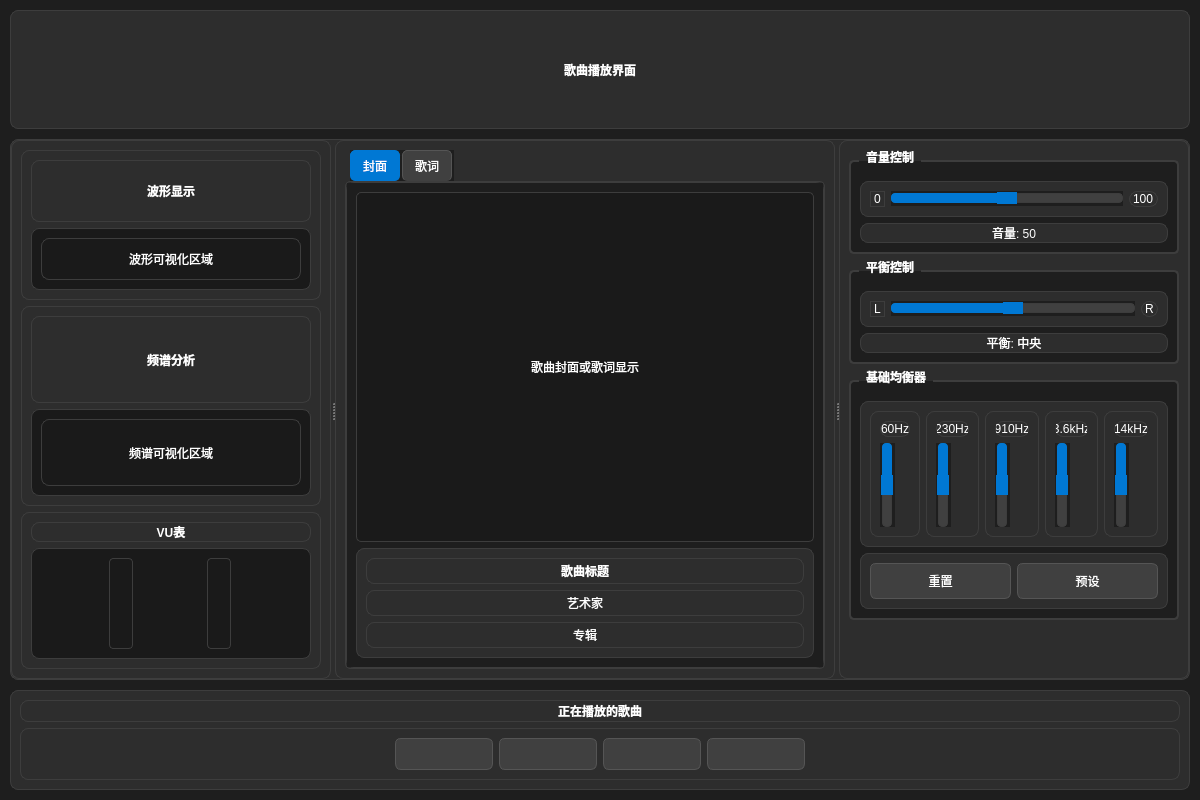
<?xml version="1.0" encoding="UTF-8"?>
<ui version="4.0">
 <class>PlayInterface</class>
 <widget class="QWidget" name="PlayInterface">
  <property name="geometry">
   <rect>
    <x>0</x>
    <y>0</y>
    <width>1200</width>
    <height>800</height>
   </rect>
  </property>
  <property name="windowTitle">
   <string>歌曲播放界面</string>
  </property>
  <property name="styleSheet">
   <string notr="true">QWidget {
    background-color: #1e1e1e;
    color: #ffffff;
    font-family: "Microsoft YaHei";
}

QLabel {
    color: #ffffff;
    font-size: 12px;
}

QFrame {
    background-color: #2d2d2d;
    border: 1px solid #3d3d3d;
    border-radius: 8px;
}

QSlider::groove:horizontal {
    border: 1px solid #3d3d3d;
    height: 8px;
    background: #404040;
    border-radius: 4px;
}

QSlider::handle:horizontal {
    background: #0078d4;
    border: 1px solid #0078d4;
    width: 18px;
    border-radius: 9px;
    margin: -2px 0;
}

QSlider::sub-page:horizontal {
    background: #0078d4;
    border-radius: 4px;
}

QSlider::groove:vertical {
    border: 1px solid #3d3d3d;
    width: 8px;
    background: #404040;
    border-radius: 4px;
}

QSlider::handle:vertical {
    background: #0078d4;
    border: 1px solid #0078d4;
    height: 18px;
    border-radius: 9px;
    margin: 0 -2px;
}

QSlider::sub-page:vertical {
    background: #0078d4;
    border-radius: 4px;
}

QPushButton {
    background-color: #404040;
    border: 1px solid #555555;
    border-radius: 6px;
    padding: 8px;
    color: #ffffff;
    min-width: 80px;
}

QPushButton:hover {
    background-color: #505050;
}

QPushButton:pressed {
    background-color: #606060;
}

QPushButton:checked {
    background-color: #0078d4;
}

QTabWidget::pane {
    border: 1px solid #3d3d3d;
    background-color: #2d2d2d;
    border-radius: 5px;
}

QTabWidget::tab-bar {
    left: 5px;
}

QTabBar::tab {
    background-color: #404040;
    border: 1px solid #555555;
    border-bottom: none;
    border-radius: 5px 5px 0 0;
    padding: 8px 12px;
    margin-right: 2px;
}

QTabBar::tab:selected {
    background-color: #0078d4;
    border-color: #0078d4;
}

QTabBar::tab:hover {
    background-color: #505050;
}

QProgressBar {
    border: 1px solid #3d3d3d;
    border-radius: 4px;
    background-color: #2d2d2d;
    color: #ffffff;
    text-align: center;
}

QProgressBar::chunk {
    background-color: #0078d4;
    border-radius: 3px;
}

QTextEdit {
    background-color: #2d2d2d;
    border: 1px solid #3d3d3d;
    border-radius: 5px;
    padding: 8px;
    color: #ffffff;
}

QGroupBox {
    font-weight: bold;
    border: 2px solid #3d3d3d;
    border-radius: 5px;
    margin-top: 10px;
    padding-top: 10px;
}

QGroupBox::title {
    subcontrol-origin: margin;
    left: 10px;
    padding: 0 5px 0 5px;
    color: #ffffff;
}
</string>
  </property>
  <layout class="QVBoxLayout" name="verticalLayout_main">
   <property name="spacing">
    <number>10</number>
   </property>
   <property name="leftMargin">
    <number>10</number>
   </property>
   <property name="topMargin">
    <number>10</number>
   </property>
   <property name="rightMargin">
    <number>10</number>
   </property>
   <property name="bottomMargin">
    <number>10</number>
   </property>
   <item>
    <widget class="QLabel" name="label_title">
     <property name="text">
      <string>歌曲播放界面</string>
     </property>
     <property name="font">
      <font>
       <pointsize>18</pointsize>
       <weight>75</weight>
       <bold>true</bold>
      </font>
     </property>
     <property name="alignment">
      <set>Qt::AlignCenter</set>
     </property>
    </widget>
   </item>
   <item>
    <widget class="QSplitter" name="splitter_main">
     <property name="orientation">
      <enum>Qt::Horizontal</enum>
     </property>
     <property name="childrenCollapsible">
      <bool>false</bool>
     </property>
     <widget class="QFrame" name="frame_visualization">
      <property name="frameShape">
       <enum>QFrame::Box</enum>
      </property>
      <property name="frameShadow">
       <enum>QFrame::Raised</enum>
      </property>
      <layout class="QVBoxLayout" name="verticalLayout_visualization">
       <item>
        <widget class="QFrame" name="frame_waveform">
         <property name="frameShape">
          <enum>QFrame::Box</enum>
         </property>
         <property name="frameShadow">
          <enum>QFrame::Raised</enum>
         </property>
         <property name="minimumSize">
          <size>
           <width>0</width>
           <height>150</height>
          </size>
         </property>
         <layout class="QVBoxLayout" name="verticalLayout_waveform">
          <item>
           <widget class="QLabel" name="label_waveform">
            <property name="text">
             <string>波形显示</string>
            </property>
            <property name="font">
             <font>
              <pointsize>14</pointsize>
              <weight>75</weight>
              <bold>true</bold>
             </font>
            </property>
            <property name="alignment">
             <set>Qt::AlignCenter</set>
            </property>
           </widget>
          </item>
          <item>
           <widget class="QFrame" name="frame_waveform_display">
            <property name="frameShape">
             <enum>QFrame::Box</enum>
            </property>
            <property name="frameShadow">
             <enum>QFrame::Sunken</enum>
            </property>
            <property name="styleSheet">
             <string notr="true">background-color: #1a1a1a;</string>
            </property>
            <layout class="QVBoxLayout" name="verticalLayout_waveform_display">
             <item>
              <widget class="QLabel" name="label_waveform_placeholder">
               <property name="text">
                <string>波形可视化区域</string>
               </property>
               <property name="alignment">
                <set>Qt::AlignCenter</set>
               </property>
              </widget>
             </item>
            </layout>
           </widget>
          </item>
         </layout>
        </widget>
       </item>
       <item>
        <widget class="QFrame" name="frame_spectrum">
         <property name="frameShape">
          <enum>QFrame::Box</enum>
         </property>
         <property name="frameShadow">
          <enum>QFrame::Raised</enum>
         </property>
         <property name="minimumSize">
          <size>
           <width>0</width>
           <height>200</height>
          </size>
         </property>
         <layout class="QVBoxLayout" name="verticalLayout_spectrum">
          <item>
           <widget class="QLabel" name="label_spectrum">
            <property name="text">
             <string>频谱分析</string>
            </property>
            <property name="font">
             <font>
              <pointsize>14</pointsize>
              <weight>75</weight>
              <bold>true</bold>
             </font>
            </property>
            <property name="alignment">
             <set>Qt::AlignCenter</set>
            </property>
           </widget>
          </item>
          <item>
           <widget class="QFrame" name="frame_spectrum_display">
            <property name="frameShape">
             <enum>QFrame::Box</enum>
            </property>
            <property name="frameShadow">
             <enum>QFrame::Sunken</enum>
            </property>
            <property name="styleSheet">
             <string notr="true">background-color: #1a1a1a;</string>
            </property>
            <layout class="QVBoxLayout" name="verticalLayout_spectrum_display">
             <item>
              <widget class="QLabel" name="label_spectrum_placeholder">
               <property name="text">
                <string>频谱可视化区域</string>
               </property>
               <property name="alignment">
                <set>Qt::AlignCenter</set>
               </property>
              </widget>
             </item>
            </layout>
           </widget>
          </item>
         </layout>
        </widget>
       </item>
       <item>
        <widget class="QFrame" name="frame_vu_meter">
         <property name="frameShape">
          <enum>QFrame::Box</enum>
         </property>
         <property name="frameShadow">
          <enum>QFrame::Raised</enum>
         </property>
         <property name="minimumSize">
          <size>
           <width>0</width>
           <height>100</height>
          </size>
         </property>
         <layout class="QVBoxLayout" name="verticalLayout_vu_meter">
          <item>
           <widget class="QLabel" name="label_vu_meter">
            <property name="text">
             <string>VU表</string>
            </property>
            <property name="font">
             <font>
              <pointsize>14</pointsize>
              <weight>75</weight>
              <bold>true</bold>
             </font>
            </property>
            <property name="alignment">
             <set>Qt::AlignCenter</set>
            </property>
           </widget>
          </item>
          <item>
           <widget class="QFrame" name="frame_vu_display">
            <property name="frameShape">
             <enum>QFrame::Box</enum>
            </property>
            <property name="frameShadow">
             <enum>QFrame::Sunken</enum>
            </property>
            <property name="styleSheet">
             <string notr="true">background-color: #1a1a1a;</string>
            </property>
            <layout class="QHBoxLayout" name="horizontalLayout_vu_display">
             <item>
              <widget class="QProgressBar" name="progressBar_left_channel">
               <property name="orientation">
                <enum>Qt::Vertical</enum>
               </property>
               <property name="format">
                <string>L</string>
               </property>
               <property name="textVisible">
                <bool>true</bool>
               </property>
              </widget>
             </item>
             <item>
              <widget class="QProgressBar" name="progressBar_right_channel">
               <property name="orientation">
                <enum>Qt::Vertical</enum>
               </property>
               <property name="format">
                <string>R</string>
               </property>
               <property name="textVisible">
                <bool>true</bool>
               </property>
              </widget>
             </item>
            </layout>
           </widget>
          </item>
         </layout>
        </widget>
       </item>
      </layout>
     </widget>
     <widget class="QFrame" name="frame_song_info">
      <property name="frameShape">
       <enum>QFrame::Box</enum>
      </property>
      <property name="frameShadow">
       <enum>QFrame::Raised</enum>
      </property>
      <property name="minimumSize">
       <size>
        <width>400</width>
        <height>0</height>
       </size>
      </property>
      <property name="maximumSize">
       <size>
        <width>500</width>
        <height>16777215</height>
       </size>
      </property>
      <layout class="QVBoxLayout" name="verticalLayout_song_info">
       <item>
        <widget class="QTabWidget" name="tabWidget_content">
         <property name="currentIndex">
          <number>0</number>
         </property>
         <widget class="QWidget" name="tab_cover">
          <attribute name="title">
           <string>封面</string>
          </attribute>
          <layout class="QVBoxLayout" name="verticalLayout_cover">
           <item>
            <widget class="QLabel" name="label_album_cover">
             <property name="text">
              <string>歌曲封面或歌词显示</string>
             </property>
             <property name="alignment">
              <set>Qt::AlignCenter</set>
             </property>
             <property name="styleSheet">
              <string notr="true">background-color: #1a1a1a; border: 1px solid #3d3d3d; border-radius: 5px; padding: 20px;</string>
             </property>
             <property name="minimumSize">
              <size>
               <width>350</width>
               <height>350</height>
              </size>
             </property>
             <property name="scaledContents">
              <bool>true</bool>
             </property>
            </widget>
           </item>
           <item>
            <widget class="QFrame" name="frame_song_details">
             <property name="frameShape">
              <enum>QFrame::Box</enum>
             </property>
             <property name="frameShadow">
              <enum>QFrame::Raised</enum>
             </property>
             <layout class="QVBoxLayout" name="verticalLayout_song_details">
              <item>
               <widget class="QLabel" name="label_current_song_title">
                <property name="text">
                 <string>歌曲标题</string>
                </property>
                <property name="font">
                 <font>
                  <pointsize>14</pointsize>
                  <weight>75</weight>
                  <bold>true</bold>
                 </font>
                </property>
                <property name="alignment">
                 <set>Qt::AlignCenter</set>
                </property>
               </widget>
              </item>
              <item>
               <widget class="QLabel" name="label_current_song_artist">
                <property name="text">
                 <string>艺术家</string>
                </property>
                <property name="font">
                 <font>
                  <pointsize>12</pointsize>
                 </font>
                </property>
                <property name="alignment">
                 <set>Qt::AlignCenter</set>
                </property>
               </widget>
              </item>
              <item>
               <widget class="QLabel" name="label_current_song_album">
                <property name="text">
                 <string>专辑</string>
                </property>
                <property name="font">
                 <font>
                  <pointsize>11</pointsize>
                 </font>
                </property>
                <property name="alignment">
                 <set>Qt::AlignCenter</set>
                </property>
               </widget>
              </item>
             </layout>
            </widget>
           </item>
          </layout>
         </widget>
         <widget class="QWidget" name="tab_lyrics">
          <attribute name="title">
           <string>歌词</string>
          </attribute>
          <layout class="QVBoxLayout" name="verticalLayout_lyrics">
           <item>
            <widget class="QTextEdit" name="textEdit_lyrics">
             <property name="readOnly">
              <bool>true</bool>
             </property>
             <property name="placeholderText">
              <string>歌词将在这里显示...</string>
             </property>
            </widget>
           </item>
          </layout>
         </widget>
        </widget>
       </item>
      </layout>
     </widget>
     <widget class="QFrame" name="frame_controls">
      <property name="frameShape">
       <enum>QFrame::Box</enum>
      </property>
      <property name="frameShadow">
       <enum>QFrame::Raised</enum>
      </property>
      <property name="minimumSize">
       <size>
        <width>300</width>
        <height>0</height>
       </size>
      </property>
      <property name="maximumSize">
       <size>
        <width>350</width>
        <height>16777215</height>
       </size>
      </property>
      <layout class="QVBoxLayout" name="verticalLayout_controls">
       <item>
        <widget class="QGroupBox" name="groupBox_volume">
         <property name="title">
          <string>音量控制</string>
         </property>
         <layout class="QVBoxLayout" name="verticalLayout_volume">
          <item>
           <widget class="QFrame" name="frame_volume_control">
            <property name="frameShape">
             <enum>QFrame::NoFrame</enum>
            </property>
            <property name="frameShadow">
             <enum>QFrame::Plain</enum>
            </property>
            <layout class="QHBoxLayout" name="horizontalLayout_volume_control">
             <item>
              <widget class="QLabel" name="label_volume_min">
               <property name="text">
                <string>0</string>
               </property>
              </widget>
             </item>
             <item>
              <widget class="QSlider" name="slider_main_volume">
               <property name="maximum">
                <number>100</number>
               </property>
               <property name="value">
                <number>50</number>
               </property>
               <property name="orientation">
                <enum>Qt::Horizontal</enum>
               </property>
               <property name="toolTip">
                <string>主音量</string>
               </property>
              </widget>
             </item>
             <item>
              <widget class="QLabel" name="label_volume_max">
               <property name="text">
                <string>100</string>
               </property>
              </widget>
             </item>
            </layout>
           </widget>
          </item>
          <item>
           <widget class="QLabel" name="label_volume_value">
            <property name="text">
             <string>音量: 50</string>
            </property>
            <property name="alignment">
             <set>Qt::AlignCenter</set>
            </property>
           </widget>
          </item>
         </layout>
        </widget>
       </item>
       <item>
        <widget class="QGroupBox" name="groupBox_balance">
         <property name="title">
          <string>平衡控制</string>
         </property>
         <layout class="QVBoxLayout" name="verticalLayout_balance">
          <item>
           <widget class="QFrame" name="frame_balance_control">
            <property name="frameShape">
             <enum>QFrame::NoFrame</enum>
            </property>
            <property name="frameShadow">
             <enum>QFrame::Plain</enum>
            </property>
            <layout class="QHBoxLayout" name="horizontalLayout_balance_control">
             <item>
              <widget class="QLabel" name="label_balance_left">
               <property name="text">
                <string>L</string>
               </property>
              </widget>
             </item>
             <item>
              <widget class="QSlider" name="slider_balance">
               <property name="minimum">
                <number>-50</number>
               </property>
               <property name="maximum">
                <number>50</number>
               </property>
               <property name="value">
                <number>0</number>
               </property>
               <property name="orientation">
                <enum>Qt::Horizontal</enum>
               </property>
               <property name="toolTip">
                <string>左右声道平衡</string>
               </property>
              </widget>
             </item>
             <item>
              <widget class="QLabel" name="label_balance_right">
               <property name="text">
                <string>R</string>
               </property>
              </widget>
             </item>
            </layout>
           </widget>
          </item>
          <item>
           <widget class="QLabel" name="label_balance_value">
            <property name="text">
             <string>平衡: 中央</string>
            </property>
            <property name="alignment">
             <set>Qt::AlignCenter</set>
            </property>
           </widget>
          </item>
         </layout>
        </widget>
       </item>
       <item>
        <widget class="QGroupBox" name="groupBox_equalizer">
         <property name="title">
          <string>基础均衡器</string>
         </property>
         <layout class="QVBoxLayout" name="verticalLayout_equalizer">
          <item>
           <widget class="QFrame" name="frame_equalizer_controls">
            <property name="frameShape">
             <enum>QFrame::NoFrame</enum>
            </property>
            <property name="frameShadow">
             <enum>QFrame::Plain</enum>
            </property>
            <layout class="QHBoxLayout" name="horizontalLayout_equalizer_controls">
             <item>
              <widget class="QFrame" name="frame_eq_60hz">
               <property name="frameShape">
                <enum>QFrame::NoFrame</enum>
               </property>
               <property name="frameShadow">
                <enum>QFrame::Plain</enum>
               </property>
               <layout class="QVBoxLayout" name="verticalLayout_eq_60hz">
                <item>
                 <widget class="QLabel" name="label_eq_60hz">
                  <property name="text">
                   <string>60Hz</string>
                  </property>
                  <property name="alignment">
                   <set>Qt::AlignCenter</set>
                  </property>
                 </widget>
                </item>
                <item>
                 <widget class="QSlider" name="slider_eq_60hz">
                  <property name="minimum">
                   <number>-12</number>
                  </property>
                  <property name="maximum">
                   <number>12</number>
                  </property>
                  <property name="value">
                   <number>0</number>
                  </property>
                  <property name="orientation">
                   <enum>Qt::Vertical</enum>
                  </property>
                  <property name="toolTip">
                   <string>60Hz频段</string>
                  </property>
                 </widget>
                </item>
               </layout>
              </widget>
             </item>
             <item>
              <widget class="QFrame" name="frame_eq_230hz">
               <property name="frameShape">
                <enum>QFrame::NoFrame</enum>
               </property>
               <property name="frameShadow">
                <enum>QFrame::Plain</enum>
               </property>
               <layout class="QVBoxLayout" name="verticalLayout_eq_230hz">
                <item>
                 <widget class="QLabel" name="label_eq_230hz">
                  <property name="text">
                   <string>230Hz</string>
                  </property>
                  <property name="alignment">
                   <set>Qt::AlignCenter</set>
                  </property>
                 </widget>
                </item>
                <item>
                 <widget class="QSlider" name="slider_eq_230hz">
                  <property name="minimum">
                   <number>-12</number>
                  </property>
                  <property name="maximum">
                   <number>12</number>
                  </property>
                  <property name="value">
                   <number>0</number>
                  </property>
                  <property name="orientation">
                   <enum>Qt::Vertical</enum>
                  </property>
                  <property name="toolTip">
                   <string>230Hz频段</string>
                  </property>
                 </widget>
                </item>
               </layout>
              </widget>
             </item>
             <item>
              <widget class="QFrame" name="frame_eq_910hz">
               <property name="frameShape">
                <enum>QFrame::NoFrame</enum>
               </property>
               <property name="frameShadow">
                <enum>QFrame::Plain</enum>
               </property>
               <layout class="QVBoxLayout" name="verticalLayout_eq_910hz">
                <item>
                 <widget class="QLabel" name="label_eq_910hz">
                  <property name="text">
                   <string>910Hz</string>
                  </property>
                  <property name="alignment">
                   <set>Qt::AlignCenter</set>
                  </property>
                 </widget>
                </item>
                <item>
                 <widget class="QSlider" name="slider_eq_910hz">
                  <property name="minimum">
                   <number>-12</number>
                  </property>
                  <property name="maximum">
                   <number>12</number>
                  </property>
                  <property name="value">
                   <number>0</number>
                  </property>
                  <property name="orientation">
                   <enum>Qt::Vertical</enum>
                  </property>
                  <property name="toolTip">
                   <string>910Hz频段</string>
                  </property>
                 </widget>
                </item>
               </layout>
              </widget>
             </item>
             <item>
              <widget class="QFrame" name="frame_eq_3600hz">
               <property name="frameShape">
                <enum>QFrame::NoFrame</enum>
               </property>
               <property name="frameShadow">
                <enum>QFrame::Plain</enum>
               </property>
               <layout class="QVBoxLayout" name="verticalLayout_eq_3600hz">
                <item>
                 <widget class="QLabel" name="label_eq_3600hz">
                  <property name="text">
                   <string>3.6kHz</string>
                  </property>
                  <property name="alignment">
                   <set>Qt::AlignCenter</set>
                  </property>
                 </widget>
                </item>
                <item>
                 <widget class="QSlider" name="slider_eq_3600hz">
                  <property name="minimum">
                   <number>-12</number>
                  </property>
                  <property name="maximum">
                   <number>12</number>
                  </property>
                  <property name="value">
                   <number>0</number>
                  </property>
                  <property name="orientation">
                   <enum>Qt::Vertical</enum>
                  </property>
                  <property name="toolTip">
                   <string>3.6kHz频段</string>
                  </property>
                 </widget>
                </item>
               </layout>
              </widget>
             </item>
             <item>
              <widget class="QFrame" name="frame_eq_14khz">
               <property name="frameShape">
                <enum>QFrame::NoFrame</enum>
               </property>
               <property name="frameShadow">
                <enum>QFrame::Plain</enum>
               </property>
               <layout class="QVBoxLayout" name="verticalLayout_eq_14khz">
                <item>
                 <widget class="QLabel" name="label_eq_14khz">
                  <property name="text">
                   <string>14kHz</string>
                  </property>
                  <property name="alignment">
                   <set>Qt::AlignCenter</set>
                  </property>
                 </widget>
                </item>
                <item>
                 <widget class="QSlider" name="slider_eq_14khz">
                  <property name="minimum">
                   <number>-12</number>
                  </property>
                  <property name="maximum">
                   <number>12</number>
                  </property>
                  <property name="value">
                   <number>0</number>
                  </property>
                  <property name="orientation">
                   <enum>Qt::Vertical</enum>
                  </property>
                  <property name="toolTip">
                   <string>14kHz频段</string>
                  </property>
                 </widget>
                </item>
               </layout>
              </widget>
             </item>
            </layout>
           </widget>
          </item>
          <item>
           <widget class="QFrame" name="frame_equalizer_presets">
            <property name="frameShape">
             <enum>QFrame::NoFrame</enum>
            </property>
            <property name="frameShadow">
             <enum>QFrame::Plain</enum>
            </property>
            <layout class="QHBoxLayout" name="horizontalLayout_equalizer_presets">
             <item>
              <widget class="QPushButton" name="pushButton_eq_reset">
               <property name="text">
                <string>重置</string>
               </property>
               <property name="toolTip">
                <string>重置均衡器设置</string>
               </property>
              </widget>
             </item>
             <item>
              <widget class="QPushButton" name="pushButton_eq_preset">
               <property name="text">
                <string>预设</string>
               </property>
               <property name="toolTip">
                <string>选择均衡器预设</string>
               </property>
              </widget>
             </item>
            </layout>
           </widget>
          </item>
         </layout>
        </widget>
       </item>
       <item>
        <spacer name="verticalSpacer_controls">
         <property name="orientation">
          <enum>Qt::Vertical</enum>
         </property>
         <property name="sizeHint" stdset="0">
          <size>
           <width>20</width>
           <height>40</height>
          </size>
         </property>
        </spacer>
       </item>
      </layout>
     </widget>
    </widget>
   </item>
   <item>
    <widget class="QFrame" name="frame_playback_controls">
     <property name="frameShape">
      <enum>QFrame::Box</enum>
     </property>
     <property name="frameShadow">
      <enum>QFrame::Raised</enum>
     </property>
     <property name="maximumSize">
      <size>
       <width>16777215</width>
       <height>100</height>
      </size>
     </property>
     <layout class="QVBoxLayout" name="verticalLayout_playback_controls">
      <item>
       <widget class="QLabel" name="label_playback_title">
        <property name="text">
         <string>正在播放的歌曲</string>
        </property>
        <property name="font">
         <font>
          <pointsize>12</pointsize>
          <weight>75</weight>
          <bold>true</bold>
         </font>
        </property>
        <property name="alignment">
         <set>Qt::AlignCenter</set>
        </property>
       </widget>
      </item>
      <item>
       <widget class="QFrame" name="frame_playback_buttons">
        <property name="frameShape">
         <enum>QFrame::NoFrame</enum>
        </property>
        <property name="frameShadow">
         <enum>QFrame::Plain</enum>
        </property>
        <layout class="QHBoxLayout" name="horizontalLayout_playback_buttons">
         <item>
          <spacer name="horizontalSpacer_left">
           <property name="orientation">
            <enum>Qt::Horizontal</enum>
           </property>
           <property name="sizeHint" stdset="0">
            <size>
             <width>40</width>
             <height>20</height>
            </size>
           </property>
          </spacer>
         </item>
         <item>
          <widget class="QPushButton" name="pushButton_previous_song">
           <property name="text">
            <string/>
           </property>
           <property name="icon">
            <iconset resource="icon.qrc">
             <normaloff>:/new/prefix1/images/lastSongIcon.png</normaloff>:/new/prefix1/images/lastSongIcon.png</iconset>
           </property>
           <property name="iconSize">
            <size>
             <width>32</width>
             <height>32</height>
            </size>
           </property>
           <property name="toolTip">
            <string>上一首</string>
           </property>
          </widget>
         </item>
         <item>
          <widget class="QPushButton" name="pushButton_play_pause_song">
           <property name="text">
            <string/>
           </property>
           <property name="icon">
            <iconset resource="icon.qrc">
             <normaloff>:/new/prefix1/images/playIcon.png</normaloff>:/new/prefix1/images/playIcon.png</iconset>
           </property>
           <property name="iconSize">
            <size>
             <width>40</width>
             <height>40</height>
            </size>
           </property>
           <property name="toolTip">
            <string>播放/暂停</string>
           </property>
          </widget>
         </item>
         <item>
          <widget class="QPushButton" name="pushButton_stop_song">
           <property name="text">
            <string/>
           </property>
           <property name="icon">
            <iconset resource="icon.qrc">
             <normaloff>:/new/prefix1/images/stopIcon.png</normaloff>:/new/prefix1/images/stopIcon.png</iconset>
           </property>
           <property name="iconSize">
            <size>
             <width>32</width>
             <height>32</height>
            </size>
           </property>
           <property name="toolTip">
            <string>停止</string>
           </property>
          </widget>
         </item>
         <item>
          <widget class="QPushButton" name="pushButton_next_song">
           <property name="text">
            <string/>
           </property>
           <property name="icon">
            <iconset resource="icon.qrc">
             <normaloff>:/new/prefix1/images/followingSongIcon.png</normaloff>:/new/prefix1/images/followingSongIcon.png</iconset>
           </property>
           <property name="iconSize">
            <size>
             <width>32</width>
             <height>32</height>
            </size>
           </property>
           <property name="toolTip">
            <string>下一首</string>
           </property>
          </widget>
         </item>
         <item>
          <spacer name="horizontalSpacer_right">
           <property name="orientation">
            <enum>Qt::Horizontal</enum>
           </property>
           <property name="sizeHint" stdset="0">
            <size>
             <width>40</width>
             <height>20</height>
            </size>
           </property>
          </spacer>
         </item>
        </layout>
       </widget>
      </item>
     </layout>
    </widget>
   </item>
  </layout>
 </widget>
 <resources>
  <include location="icon.qrc"/>
 </resources>
 <connections/>
</ui> 
